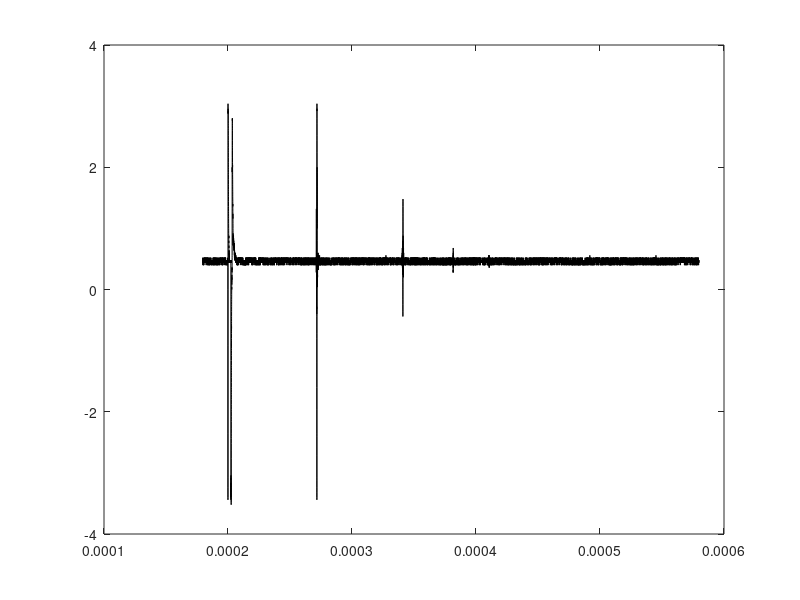

This chart was generated by the following MATLAB code: (Note: this script raises an error after producing the figure.)
% Reflection Coefficient for the Channel

clear all;
close all;
clc;

% Load data of interest
d1 = 0.05 - 0.02;
load( 'data/AirChannelPulseEcho_V100_z0.00.mat' );
clc;

t = tVector;
V = voltageTrace;

% Plot
title( 'Select Initial Pulse' );
plot( t, V, 'k');

% Get start and end points of initial pulse
SelectNewPoints = 1;
keepZoom = 0;
while SelectNewPoints == 1;
    
    % Zoom to selected point
    if ~keepZoom
        plot( t, V, 'k');
        %     set( gca, 'XLim', [min(t), max(t)]);
        [tSelected, ~ ] = ginput(1);
        tSpan = max(t) - min(t);
        tStart = tSelected - 0.05.*tSpan;
        tEnd = tSelected + 0.05.*tSpan;
        set( gca, 'XLim', [tStart, tEnd] );
    end
    
    % Now get start and end points
    title( 'Select Start and End Points' );
    drawnow;
    [tSelected, ~ ] = ginput(2);
    tStart = tSelected(1);
    tStartIndex = find( t > tStart, 1 );
    tEnd = tSelected(2);
    tEndIndex = find( t > tEnd, 1 );
    
    % Cut out time series for initial pulse
    tInitialPulse = t( tStartIndex : tEndIndex );
    vInitialPulse = V( tStartIndex : tEndIndex );
    
    % Update plot to show pulse
    title( 'Selected Pulse' );
    plot( tInitialPulse, vInitialPulse, 'k' );
    
    % Prompt to plot again
    reply = questdlg('Look Good?','Does it?', ...
        'Yes', 'No - Keep Zoom', 'No - Start Again', 'Yes');
    if strcmp( reply, 'Yes' )
        SelectNewPoints = 0;
        close( gcf );
    elseif strcmp( reply, 'No - Keep Zoom' )
        keepZoom = 1;
    else
        keepZoom = 0;
    end
    
end

% Plot fft of signal
dt = t(2) - t(1);
Fs = 1./dt;
fVector = linspace( 0, Fs, length(tInitialPulse) ); % [Hz]
vTilde = fft( vInitialPulse );
vTildeNormMag = abs(vTilde)./max(abs(vTilde(10:end)));
plot( fVector./1E6, vTildeNormMag, 'k' );
xlabel( 'Frequency [MHz]' );
ylabel( 'Normalized Amplitude' );
xlim( [0.2, 15] );
title( 'Initial Pulse' );

% Get start and end points of channel reflection
% Plot
figure();
title( 'Select Reflection of Interest' );
plot( t, V, 'k');

% Zoom to selected point
SelectNewPoints = 1;
keepZoom = 0;
while SelectNewPoints == 1;
    
    % Zoom to selected point
    if ~keepZoom
        plot( t, V, 'k');
        %     set( gca, 'XLim', [min(t), max(t)]);
        [tSelected, ~ ] = ginput(1);
        tSpan = max(t) - min(t);
        tStart = tSelected - 0.05.*tSpan;
        tEnd = tSelected + 0.05.*tSpan;
        set( gca, 'XLim', [tStart, tEnd] );
    end
    
    % Now get start and end points
    title( 'Select Start and End Points' );
    drawnow;
    [tSelected, ~ ] = ginput(2);
    tStart = tSelected(1);
    tStartIndex = find( t > tStart, 1 );
    tEnd = tSelected(2);
    tEndIndex = find( t > tEnd, 1 );
    
    % Cut out time series for initial pulse
    tReflection = t( tStartIndex : tEndIndex );
    vReflection = V( tStartIndex : tEndIndex );
    
    % Update plot to show pulse
    title( 'Selected Pulse' );
    plot( tReflection, vReflection, 'k' );
    
    % Prompt to plot again
    reply = questdlg('Look Good?','Does it?', ...
        'Yes', 'No - Keep Zoom', 'No - Start Again', 'Yes');
    if strcmp( reply, 'Yes' )
        SelectNewPoints = 0;
    elseif strcmp( reply, 'No - Keep Zoom' )
        keepZoom = 1;
    else
        keepZoom = 0;
    end
    
end


% Estimate broadband reflection coefficient
meanVoltage = mean( voltageTrace );
totalEnergy = sum( (vInitialPulse - meanVoltage).^(2) );
reflectedEnergy = sum( (vReflection - meanVoltage).^(2) );
tau = abs( reflectedEnergy./totalEnergy );


% Plot fft of reflection
dt = t(2) - t(1);
Fs = 1./dt;
fVectorRef = linspace( 0, Fs, length(tReflection) ); % [Hz]
vTildeRef = fft( vReflection );
vTildeRefNormMag = abs(vTildeRef)./max(abs(vTildeRef(10:end)));
plot( fVectorRef./1E6, vTildeRefNormMag, 'k' );
xlabel( 'Frequency [MHz]' );
ylabel( 'Normalized Amplitude' );
xlim( [0.2, 15] );
title( 'Reflected Spectrum' );

% Interpolate to have values at same frequencies
refLength = length( vTildeRef );
pulseLength = length( vTilde );
if refLength >= pulseLength
    vTildeRef = interp1( fVectorRef, vTildeRef,  fVector );
    f = fVector;
elseif refLength < pulseLength
    vTilde = interp1( fVector, vTilde,  fVectorRef );
    f = fVectorRef;
end

% Plot magnitude and phase of reflection coefficient
rDimension = 0;
spreadingFactor = (2.*d1).^(rDimension);
R = (spreadingFactor).*vTildeRef./vTilde;
figure()
subplot( 2, 1, 1 )
plot( f./1E6, abs( R ) );
ylabel( '$|\mathcal{R}|$' );
subplot( 2, 1, 2 )
plot( f./1E6, 180.*angle( R )./pi );
ylabel( '$\angle \mathcal{R}$ [deg]' );
xlabel( 'Frequency [MHz]' );
